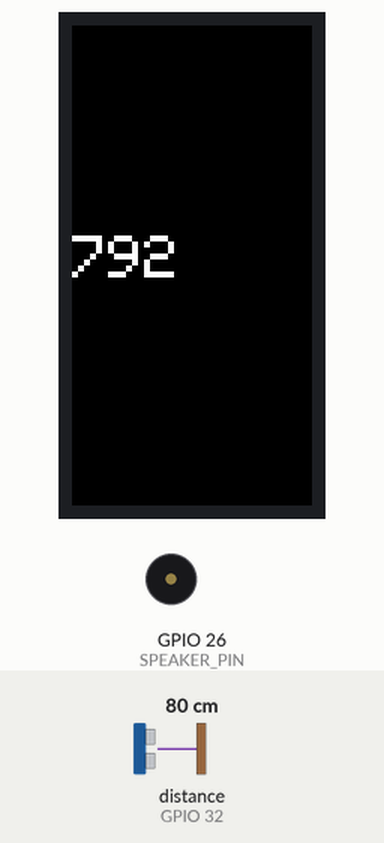
A sketch run on a simulated ESP32. Parts: 80×160 colour display, buzzer (waves = sounding). Wiring (inferred from the names in the program): ultrasonic range finder: trigger GPIO 33; echo GPIO 32. Inputs (shaded band) come from the test bench; at power-on: distance to the obstacle (sensor on GPIO 32) 80 cm. The echo pulse lasts 58.3 µs per cm.

Above: at 1.3 s.
1.4 s: distance to the obstacle (sensor on GPIO 32) set to 68 cm
At 2.6 s:
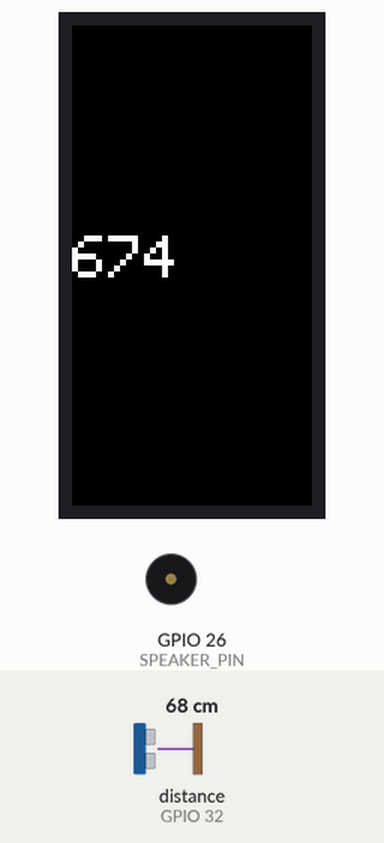
3.2 s: distance to the obstacle (sensor on GPIO 32) set to 57 cm
At 4.5 s:
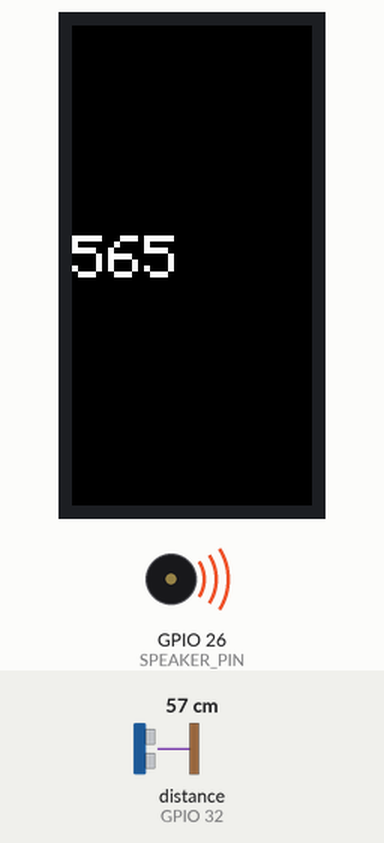
6.2 s: distance to the obstacle (sensor on GPIO 32) set to 9 cm
At 7.7 s:
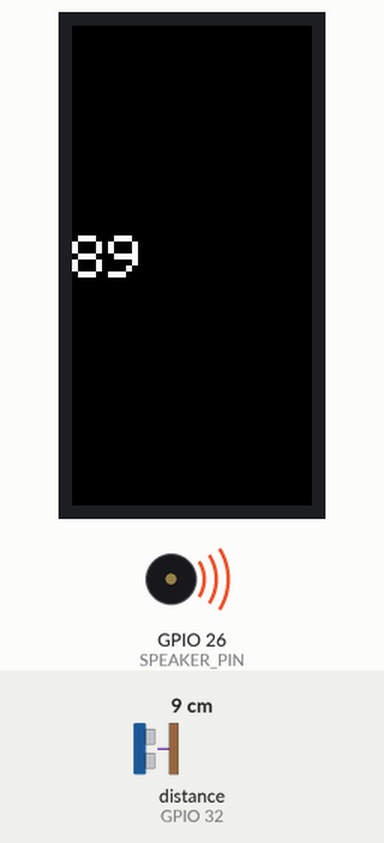
Timing chart, 0 to 9.2 s (numbered marks = the images above; inputs shaded):
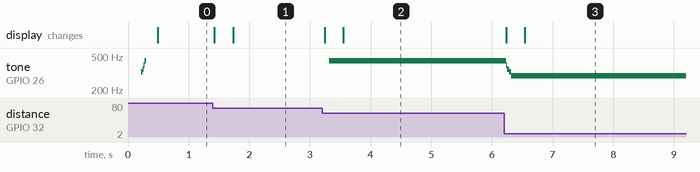

Measured:
- the behaviour switches between 63 and 62 cm on distance to the obstacle (sensor on GPIO 32) (found by bisection; images 1 and 2)
- after the input at 1.4 s, the display: first changes at once (image 1 shows a later state)
- after the input at 3.2 s, tone on GPIO 26 (SPEAKER_PIN): silent → 440 Hz after 0.12 s; the display: first changes at once (image 2 shows a later state)
- after the input at 6.2 s, tone on GPIO 26 (SPEAKER_PIN): 440 Hz → 392 Hz at once, → 349 Hz 0.02 s later, → 329 Hz 0.03 s later, → 294 Hz 0.03 s later; the display: first changes at once (image 3 shows a later state)
- by itself, tone on GPIO 26 (SPEAKER_PIN): plays 329 Hz for 0.02 s, 349 Hz for 0.02 s, 392 Hz for 0.02 s, 440 Hz for 0.02 s

The sketch:

FindDoorForBlind.ino
```cpp
#include <M5StickC.h>

#define SPEAKER_PIN 26
#define SPEAKER_CHANNEL 0
#define SPEAKER_VOLUME 7
#define TRIGGER_PIN 33
#define ECHO_PIN 32

#define MINLENGTH 50
#define MAXLENGTH 620
#define LIMITLENGTH 1500

#define SAMPLES_COUNT 8

bool captured = false;

int frequency = 5000;
int resolution = 8;
uint16_t dutyCycle = 125;

int pauseLength = 0;

float dist = 0;
float samples[SAMPLES_COUNT];
int sampleIndex = 0;

const int detectionWindowSize = 3;
bool detectionWindow[detectionWindowSize];
int detectionIndex = 0;

int i = 0;

void setup() {

  M5.begin();
  M5.Lcd.fillScreen(BLACK);
  M5.Lcd.setCursor(30, 70);
  M5.Lcd.setTextColor(WHITE);
  M5.Lcd.setTextSize(2);

  //setup speaker
  ledcSetup(SPEAKER_CHANNEL, frequency, resolution);
  ledcAttachPin(SPEAKER_PIN, SPEAKER_CHANNEL);
  ledcWriteTone(SPEAKER_CHANNEL, 0);
  digitalWrite(SPEAKER_PIN, 0); //this will mute spekaer

  // setup UZV PINS
  pinMode(TRIGGER_PIN, OUTPUT);
  pinMode(ECHO_PIN, INPUT);

  // Init samples array to 0
  for (int i = 0; i < SAMPLES_COUNT; i++) {
      samples[i] = 0.0;
  }

  for (int i = 0; i < detectionWindowSize; i++) {
      detectionWindow[i] = false;
  }
}

void playTone(int value){
  if (value < MINLENGTH) {
     ledcWriteTone(0, 261);
     ledcWrite(SPEAKER_CHANNEL, 0x400 / 2);
  }
  else if (value > 50 && value <= 200){
     ledcWriteTone(0, 294);
     ledcWrite(SPEAKER_CHANNEL, 0x400 / 2);
  }
  else if (value > 200 && value <= 300){
     ledcWriteTone(0, 329);
     ledcWrite(SPEAKER_CHANNEL, 0x400 / 2);
  }
  else if (value > 300 && value <= 400){
     ledcWriteTone(0, 349);
     ledcWrite(SPEAKER_CHANNEL, 0x400 / 2);
  }
  else if (value > 400 && value <= 500){
     ledcWriteTone(0, 392);
     ledcWrite(SPEAKER_CHANNEL, 0x400 / 2);
  }
  else if (value > 500 && value <= 600){
     ledcWriteTone(0, 440);
     ledcWrite(SPEAKER_CHANNEL, 0x400 / 2);
  }
  else if (value > 600 && value <= MAXLENGTH){
     ledcWriteTone(0, 493);
     ledcWrite(SPEAKER_CHANNEL, 0x400 / 2);
  }
  else if (value > MAXLENGTH){
     ledcWriteTone(0, 0);
  }
}


float measureDist() {

  // Clears the trigPin
  digitalWrite(TRIGGER_PIN, LOW);
  delayMicroseconds(2);

  // Sets the trigPin on HIGH state for 10 micro seconds
  digitalWrite(TRIGGER_PIN, HIGH);
  delayMicroseconds(10);
  digitalWrite(TRIGGER_PIN, LOW);

  // Reads the echoPin, returns the sound wave travel time in microseconds
  float duration = pulseIn(ECHO_PIN, HIGH);

  // Calculating the distance
  float distance= duration*0.034/2;
  distance *= 10;

  return (float)distance;
}

float computeMovingAverage(float newDist) {
    if (newDist > MINLENGTH && newDist < LIMITLENGTH) {

        samples[sampleIndex] = newDist;
        sampleIndex = (sampleIndex + 1) % SAMPLES_COUNT; // update index

        // Calc actual average value
        double total = 0.0;
        for (int i = 0; i < SAMPLES_COUNT; i++) {
            total += samples[i];
        }
        return total / SAMPLES_COUNT;
    }
    return 0.0;
}

bool checkDetection(double value) {
    // Update window
    if (value > MINLENGTH && value < MAXLENGTH) {
        detectionWindow[detectionIndex] = true;
    } else {
        detectionWindow[detectionIndex] = false;
    }
    detectionIndex = (detectionIndex + 1) % detectionWindowSize;

    // Check last values
    return detectionWindow[0] && detectionWindow[1] && detectionWindow[2];
}

void loop() {

    dist = measureDist();
    double averageValue = computeMovingAverage(dist);

    if (averageValue > 0.0) {
        pauseLength = (int)averageValue;

        M5.Lcd.setCursor(0, 70);
        M5.Lcd.fillScreen(BLACK);
        M5.Lcd.print(pauseLength);

        if (checkDetection(averageValue)) {
            playTone(pauseLength);
        }
        else {
          ledcWriteTone(0, 0);
        }
    }

    delay(1);
}
```
